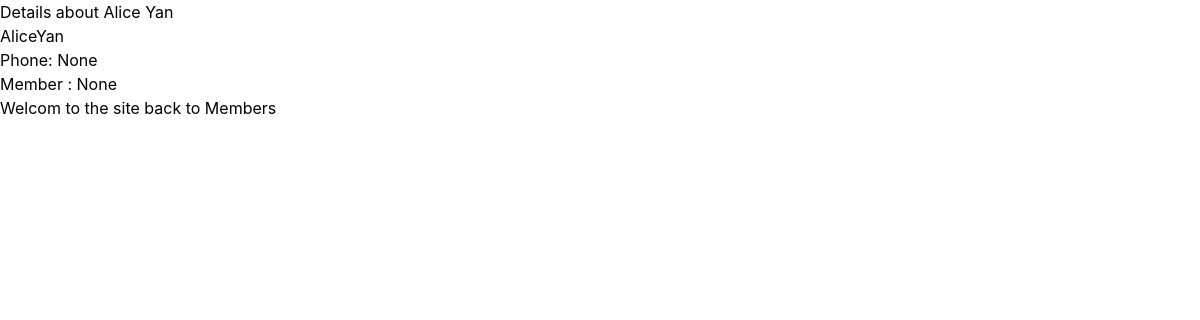
The app's page /members/memberdetails/3/ with its own data.
### members/models.py (models this page shows)
class Member(models.Model):
  firstname = models.CharField(max_length=255)
  lastname = models.CharField(max_length=255)
  phone = models.PositiveIntegerField(null=True)
  joined_date = models.DateField(null=True)

### members/views.py (the view)
# urls.py: path('memberdetails/<int:id>/', views.details, name='details')
def details(request, id):
  mymember = Member.objects.get(id=id)
  template = loader.get_template('details.html')
  context = {
    'mymember' : mymember,
  }
  return HttpResponse(template.render(context, request))

### members/templates/details.html (shortened to what this page needs)
{% extends "base.html" %}
{% load tailwind_tags %}
{% load i18n %}
{% block title %}
  Details about {{ mymember.firstname }} {{ mymember.lastname }}
{% endblock %}
    {% block content%}
<h1>{{mymember.firstname}}{{mymember.lastname}}</h1>
<p>Phone: {{mymember.phone}}</p>
<p>Member : {{mymember.joined_date}}</p>
<p>{% translate "Welcom to the site" %} <a href="/members">back to Members</a></p>
{% endblock %}

### records on screen
Member: firstname "Alice", lastname "Yan", phone "None", joined_date "None"
